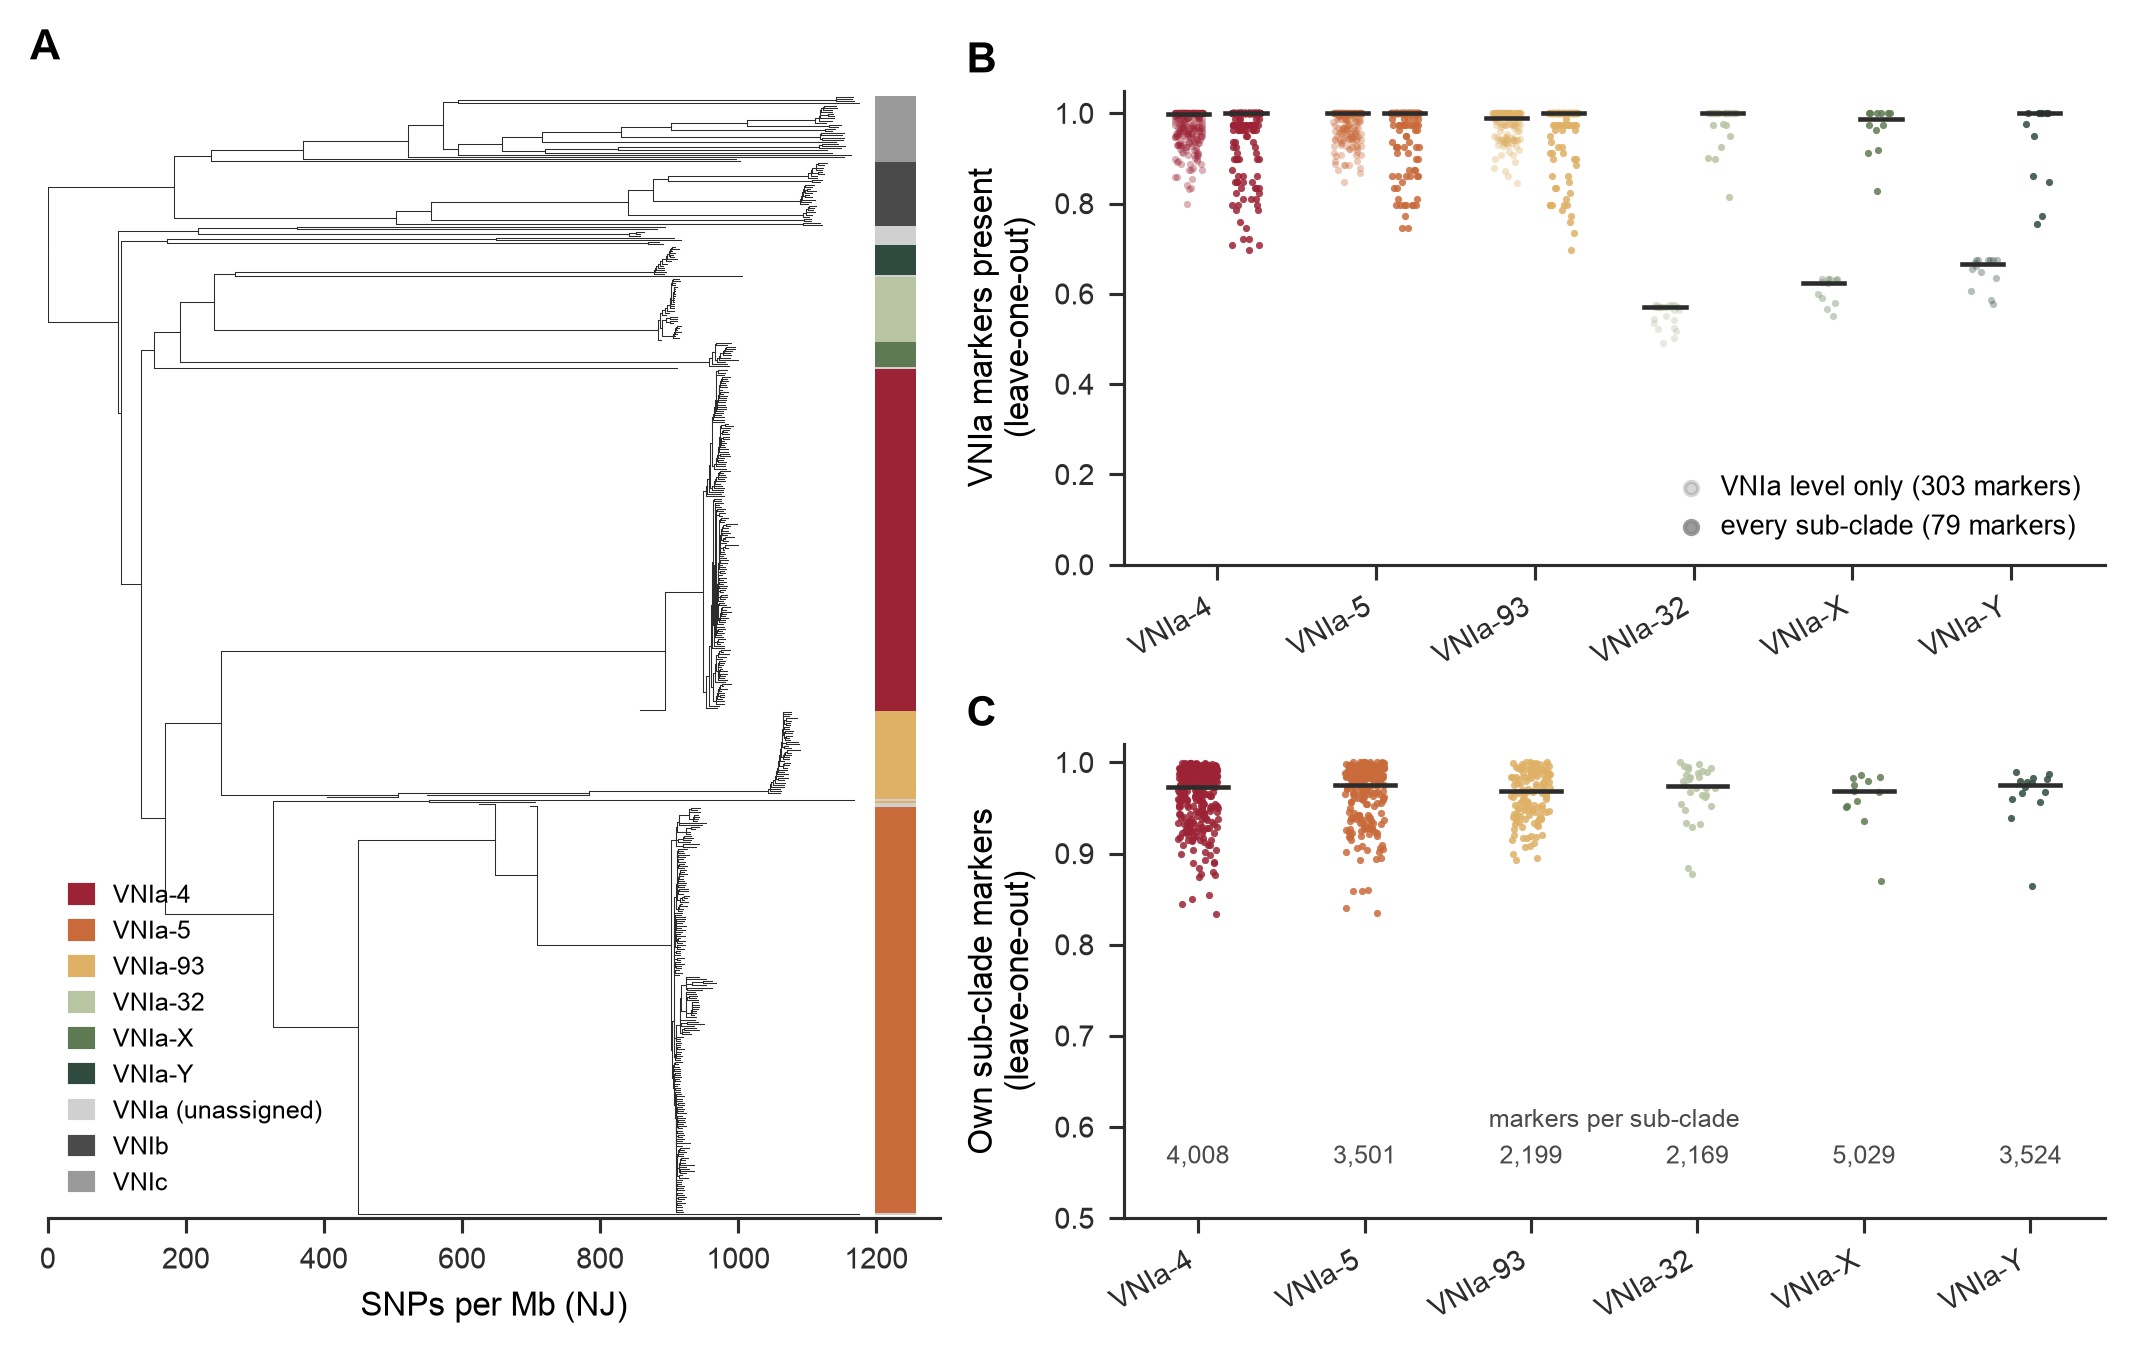

Python code for this plot:
"""Fig. 6  VNIa is several clades, and markers for each recover them.

A  neighbour-joining tree of 524 VNI runs (split k-mer distances, census/out/r3/nj.nwk), tips coloured by
   Ashton 2019 VNIa sub-clade, else by this study's nearest-neighbour assignment (census/r3_fig.py logic;
   the two-strip version with candidate runs is the supplementary figure).
B  VNIa marker sensitivity (leave-one-out) of each sub-clade's runs: census bundle (VNIa markers in >= 90% of
   VNIa) vs the sub-clade bundle (also in >= 90% of every sub-clade).
C  leave-one-out sensitivity of each sub-clade's own markers (sub-clade bundle).

Style as make_figures.py (SC Lab). Usage: micromamba run -n cladeprint python figures/fig6_vnia.py
"""
import os

import matplotlib as mpl
import matplotlib.pyplot as plt
import numpy as np
import pandas as pd
from Bio import Phylo

os.chdir(os.path.join(os.path.dirname(os.path.abspath(__file__)), ".."))
SC_ANNOT, SC_AXIS = "#4A4A4A", "#2C2C2C"
mpl.rcParams.update({
    "font.family": ["Arial", "Liberation Sans", "DejaVu Sans"], "font.size": 7, "axes.labelsize": 8,
    "xtick.labelsize": 7, "ytick.labelsize": 7, "legend.fontsize": 7,
    "axes.spines.top": False, "axes.spines.right": False, "axes.linewidth": 0.75, "axes.edgecolor": SC_AXIS,
    "xtick.direction": "out", "ytick.direction": "out", "xtick.major.size": 3.5, "ytick.major.size": 3.5,
    "xtick.major.width": 0.75, "ytick.major.width": 0.75, "xtick.color": SC_AXIS, "ytick.color": SC_AXIS,
    "lines.linewidth": 1.5, "lines.markersize": 5, "legend.frameon": False, "figure.dpi": 300,
    "savefig.facecolor": "white", "savefig.bbox": "tight", "pdf.fonttype": 42, "ps.fonttype": 42,
})
SUBS = ["VNIa-4", "VNIa-5", "VNIa-93", "VNIa-32", "VNIa-X", "VNIa-Y"]
COLOR = dict(zip(SUBS, ["#9B2335", "#C96A3A", "#DFB166", "#B8C4A2", "#5E7A52", "#2F4A3E"]))
COLOR.update({"VNIa (unassigned)": "#D0D0D0", "VNIb": "#4A4A4A", "VNIc": "#9A9A9A"})


def panel(ax, letter, dx, dy=1.02):
    ax.text(dx, dy, letter, transform=ax.transAxes, fontsize=10, fontweight="bold", va="bottom")


# labels as in census/r3_fig.py
L = pd.read_csv("labels/literature_labels.tsv", sep="\t", dtype=str)
L["sub"] = L.label_raw.str.extract(r"(VNIa-[0-9A-Z]+)", expand=False)
lab = L[L["sub"].notna()].assign(run=L.runs.str.split(";")).explode("run").drop_duplicates("run").set_index("run")["sub"]
taxa = pd.read_csv("census/out/r3/taxa.tsv", sep="\t", dtype=str).set_index("sample")
nn = pd.read_csv("census/out/r3/vnia_nn_subclade.tsv", sep="\t", index_col=0)
ambiguous = set(nn.index[(nn.d1 > 300) | (nn.d2 < 3 * nn.d1)])


def group(s):
    sub = taxa.label_prop.get(s)
    if sub in ("VNIb", "VNIc"):
        return sub
    if s in lab.index:
        return lab[s]
    if s in nn.index and s not in ambiguous:
        return nn.loc[s, "sub"]
    return "VNIa (unassigned)"


fig = plt.figure(figsize=(7.0, 4.4), constrained_layout=True)
gs = fig.add_gridspec(2, 2, width_ratios=[1, 1.1])
a = fig.add_subplot(gs[:, 0])
b, c = fig.add_subplot(gs[0, 1]), fig.add_subplot(gs[1, 1])

# A: tree, tips as a coloured strip
tree = Phylo.read("census/out/r3/nj.nwk", "newick")
tips = tree.get_terminals()
y = {t: i for i, t in enumerate(tips)}
depth = tree.depths()


def ypos(cl):
    if cl not in y:
        y[cl] = sum(ypos(k) for k in cl.clades) / len(cl.clades)
    return y[cl]


ypos(tree.root)
xmax = max(depth[t] for t in tips)
for cl in tree.find_clades(order="preorder"):
    for k in cl.clades:
        a.plot([depth[cl], depth[cl]], [y[cl], y[k]], color=SC_AXIS, lw=0.25)
        a.plot([depth[cl], depth[k]], [y[k], y[k]], color=SC_AXIS, lw=0.25)
strip, x0 = xmax * 0.05, xmax * 1.02
for t in tips:
    a.add_patch(mpl.patches.Rectangle((x0, y[t] - 0.5), strip, 1, color=COLOR[group(t.name)], lw=0))
a.set_ylim(-2, len(tips) + 2)
a.set_xlim(0, xmax * 1.1)
a.set_yticks([])
a.spines["left"].set_visible(False)
a.set_xlabel("SNPs per Mb (NJ)")
a.legend(handles=[mpl.patches.Patch(color=v, label=k) for k, v in COLOR.items()], loc="lower left",
         fontsize=6, handlelength=0.9)
panel(a, "A", dx=-0.02)

# B: VNIa markers carried by each sub-clade, before and after requiring them in every sub-clade
rng = np.random.default_rng(1)
med = {}
for k, (f, name, n) in enumerate([("census/out/loo.tsv", "VNIa level only", None),
                                  ("census/out/subclade/loo.tsv", "every sub-clade", None)]):
    t = pd.read_csv(f, sep="\t")
    v = t[t.group == "C.neoformans/VNI/VNIa"].assign(sub=lambda d: d["sample"].map(lab)).dropna(subset=["sub"])
    nm = int(v.markers.iloc[0])
    for i, sub in enumerate(SUBS):
        s = v[v["sub"] == sub].sensitivity.values
        x = i + (k - 0.5) * 0.36
        b.scatter(x + rng.uniform(-0.09, 0.09, len(s)), s, s=3, color=COLOR[sub], alpha=0.35 if k == 0 else 0.85,
                  linewidths=0, zorder=2)
        b.plot([x - 0.13, x + 0.13], [np.median(s)] * 2, color=SC_AXIS, lw=1.1, zorder=3)
        med[(sub, k)] = np.median(s)
    b.scatter([], [], s=10, color="#8A8A8A", alpha=0.35 if k == 0 else 0.85, label=f"{name} ({nm} markers)")
b.set_xticks(range(len(SUBS)), SUBS, rotation=30, ha="right")
b.set(ylim=(0, 1.05), ylabel="VNIa markers present\n(leave-one-out)")
b.legend(loc="lower right", handletextpad=0.1, fontsize=6.5)
panel(b, "B", dx=-0.16)

# C: each sub-clade's own markers
t = pd.read_csv("census/out/subclade/loo.tsv", sep="\t")
g = pd.read_csv("census/out/subclade/groups.tsv", sep="\t").set_index("group")
for i, sub in enumerate(SUBS):
    s = t[t.group == f"C.neoformans/VNI/VNIa/{sub}"].sensitivity.values
    c.scatter(i + rng.uniform(-0.12, 0.12, len(s)), s, s=3, color=COLOR[sub], alpha=0.85, linewidths=0)
    c.plot([i - 0.18, i + 0.18], [np.median(s)] * 2, color=SC_AXIS, lw=1.1)
    c.text(i, 0.56, f"{int(g.loc[f'C.neoformans/VNI/VNIa/{sub}', 'markers']):,}", ha="center", fontsize=6,
           color=SC_ANNOT)
c.text(2.5, 0.6, "markers per sub-clade", ha="center", fontsize=6, color=SC_ANNOT)
c.set_xticks(range(len(SUBS)), SUBS, rotation=30, ha="right")
c.set(ylim=(0.5, 1.02), ylabel="Own sub-clade markers\n(leave-one-out)")
panel(c, "C", dx=-0.16)

for ext, dpi in (("pdf", 600), ("png", 300), ("tiff", 300)):
    fig.savefig(f"figures/fig6_vnia.{ext}", dpi=dpi)
print("written: fig6_vnia;", {f"{s}/{k}": round(v, 3) for (s, k), v in med.items() if s in ("VNIa-32", "VNIa-X", "VNIa-Y")})
